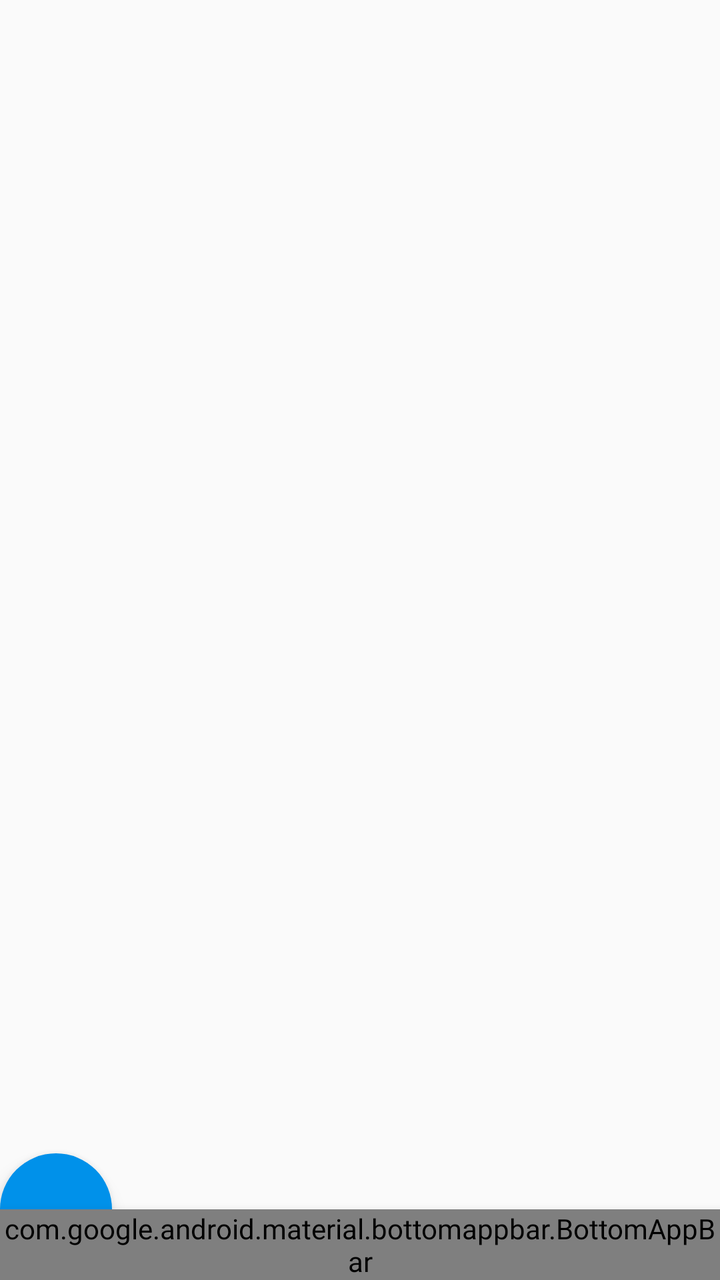
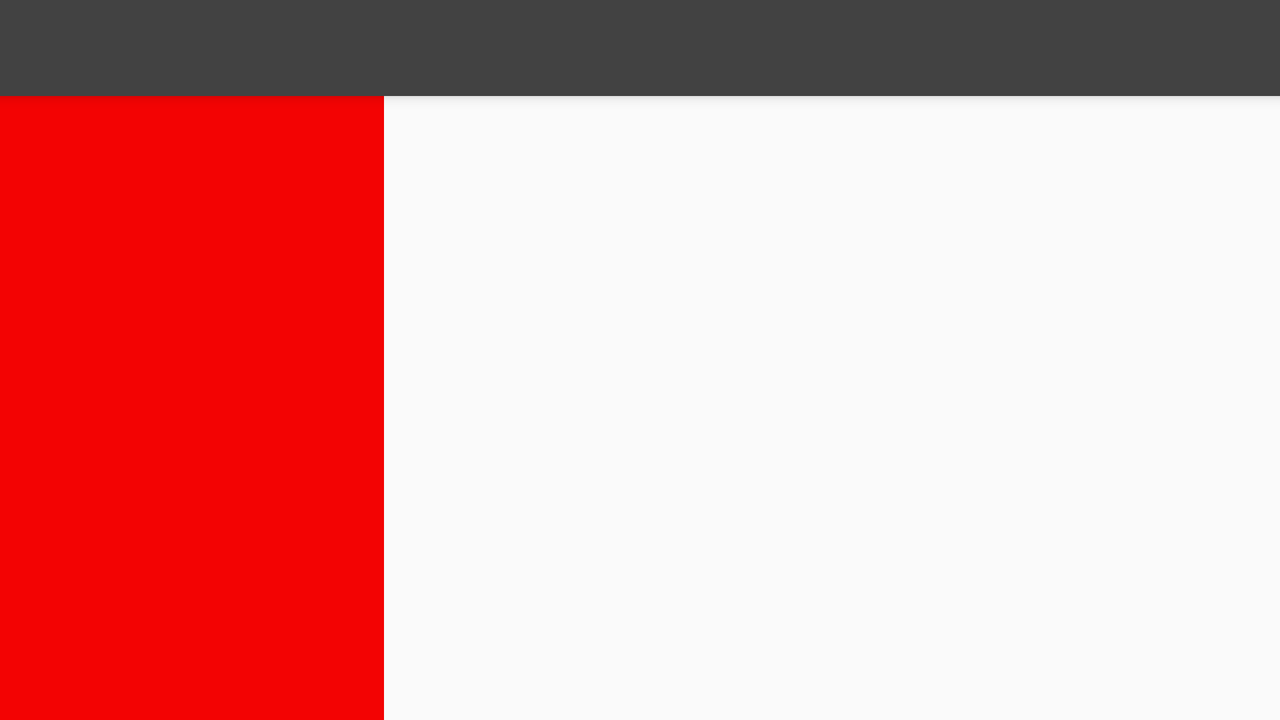

Compare how this app lays out the same screen by default and in its alternative resource folder. The renders come first, then the two layout files and the values they reference.
<!-- AndroidManifest.xml: activity theme ActivityTheme -->
<!-- res/layout/activity_search_result.xml -->
<?xml version="1.0" encoding="utf-8"?>
<LinearLayout xmlns:android="http://schemas.android.com/apk/res/android"
    xmlns:app="http://schemas.android.com/apk/res-auto"
    android:layout_width="match_parent"
    android:layout_height="match_parent"
    android:orientation="vertical">


    <androidx.coordinatorlayout.widget.CoordinatorLayout
        android:id="@+id/main_coordinator"
        android:layout_width="match_parent"
        android:layout_height="match_parent"
        android:fitsSystemWindows="true">

        <FrameLayout xmlns:android="http://schemas.android.com/apk/res/android"
            android:id="@+id/frame_layout_result"
            android:layout_width="match_parent"
            android:layout_height="wrap_content"
            android:layout_above="@+id/bottom_app_bar" />

        <com.google.android.material.bottomappbar.BottomAppBar
            android:id="@+id/bottom_app_bar"
            android:layout_width="match_parent"
            android:layout_height="wrap_content"
            android:layout_gravity="bottom"
            android:elevation="8dp"
            app:backgroundTint="@color/grey"
            app:fabAlignmentMode="end"
            app:hideOnScroll="true"
            app:titleTextColor="@color/white" />

        <com.google.android.material.floatingactionbutton.FloatingActionButton
            android:id="@+id/fab_result"
            android:layout_width="wrap_content"
            android:layout_height="wrap_content"
            android:background="@color/blue"
            app:borderWidth="0dp"
            app:layout_anchor="@id/bottom_app_bar" />
    </androidx.coordinatorlayout.widget.CoordinatorLayout>
</LinearLayout>
<!-- resources referenced by this layout -->
<resources>
  <color name="blue">#0091ea</color>
  <color name="grey">#424242</color>
  <color name="white">#FFFF</color>
  <style name="ActivityTheme" parent="Theme.AppCompat.DayNight">
          <item name="colorAccent">@color/colorAccent</item>
          <item name="windowNoTitle">true</item>
          <item name="windowActionBar">false</item>
          <item name="android:fontFamily">@font/roboto_regular</item>
      </style>
  <color name="colorAccent">#0091ea</color>
</resources>
<!-- res/layout-w600dp-land/activity_search_result.xml (the repository's variant of the layout above) -->
<!-- drawn on the phone turned sideways -->
<?xml version="1.0" encoding="utf-8"?>
<LinearLayout xmlns:android="http://schemas.android.com/apk/res/android"
    android:layout_width="match_parent"
    android:layout_height="match_parent"
    android:orientation="vertical">

    <include layout="@layout/toolbar" />

    <LinearLayout
        android:layout_width="match_parent"
        android:layout_height="match_parent"
        android:orientation="horizontal"
        android:weightSum="100">

        <FrameLayout xmlns:android="http://schemas.android.com/apk/res/android"
            android:id="@+id/frame_layout_result"
            android:layout_width="0dp"
            android:layout_height="match_parent"
            android:layout_weight="30"
            android:background="@color/red" />

        <FrameLayout
            android:id="@+id/frame_layout_detail"
            android:layout_width="0dp"
            android:layout_height="match_parent"
            android:layout_weight="70" />

    </LinearLayout>
</LinearLayout>
<!-- res/layout/toolbar.xml (included above) -->
<?xml version="1.0" encoding="utf-8"?>
<androidx.appcompat.widget.Toolbar android:id="@+id/toolbar"
    android:layout_width="match_parent"
    android:layout_height="?actionBarSize"
    android:background="@color/grey"
    android:elevation="4dp"
    android:minHeight="?actionBarSize"
    app:layout_constraintHeight_min="56dp"
    app:titleTextColor="@color/white"
    android:theme="@style/ThemeOverlay.AppCompat.Dark"
    xmlns:android="http://schemas.android.com/apk/res/android"
    xmlns:app="http://schemas.android.com/apk/res-auto" >
</androidx.appcompat.widget.Toolbar>
<!-- resources referenced by the variant -->
<!-- as the phone turned sideways resolves them -->
<resources>
  <color name="grey">#424242</color>
  <color name="red">#F30303</color>
  <color name="white">#FFFF</color>
  <style name="ActivityTheme" parent="Theme.AppCompat.DayNight">
          <item name="colorAccent">@color/colorAccent</item>
          <item name="windowNoTitle">true</item>
          <item name="windowActionBar">false</item>
          <item name="android:fontFamily">@font/roboto_regular</item>
      </style>
  <color name="colorAccent">#0091ea</color>
</resources>
